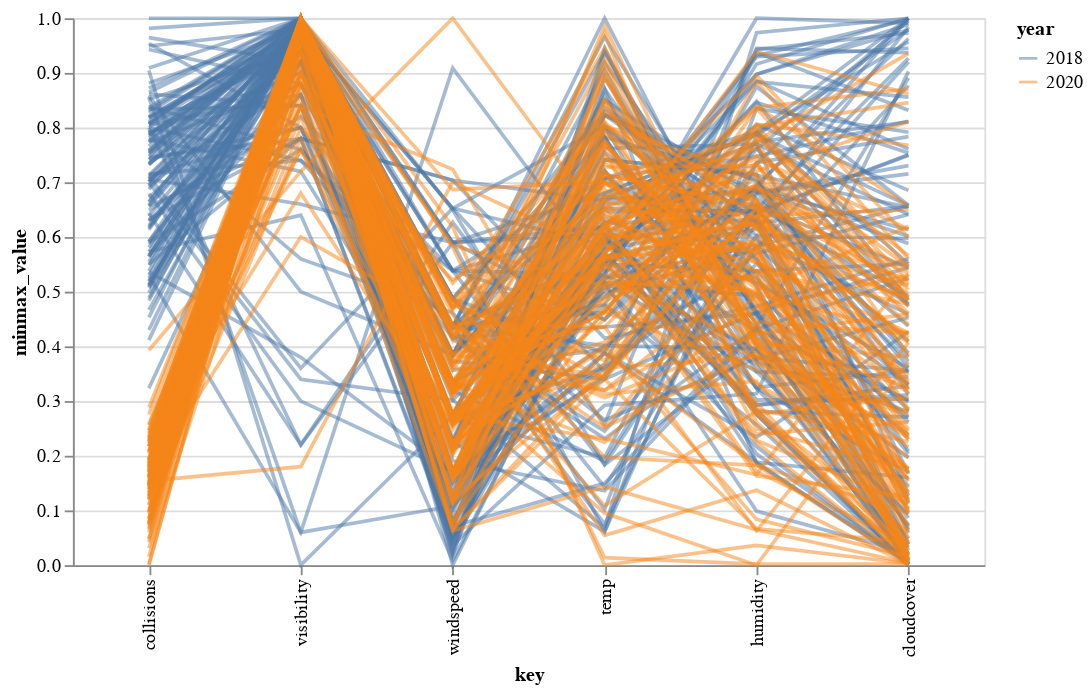

The notebook cell saved with this chart:
### Markdown cell above
The first problem we see is that each variable has a different range of values so we will normalize the data to be able to compare them.

### Code cell
alt.Chart(coll_weather).transform_window(
    index='count()'
).transform_fold(
    ['temp', 'windspeed', 'collisions', 'humidity', 'cloudcover', 'visibility']
).transform_joinaggregate(
     min='min(value)',
     max='max(value)',
     groupby=['key']
).transform_calculate(
    minmax_value=(datum.value-datum.min)/(datum.max-datum.min),
    mid=(datum.min+datum.max)/2
).mark_line().encode(
    x=alt.X('key:N', sort=custom_sort_order),
    y='minmax_value:Q',
    color='year:N',
    detail='index:N',
    opacity=alt.value(0.5)
).properties(width=500)

### Figure 1 — Vega-Lite specification as saved in the notebook (floating-point values rounded to 4 significant figures; data arrays with more than 128 entries replaced by an {"elided": "..."} marker saying what was removed)
{"config": {"view": {"continuousWidth": 300, "continuousHeight": 300}}, "data": {"name": "data-8b5876078716f2ebae27c2129db55dbc"}, "mark": {"type": "line"}, "encoding": {"color": {"field": "year", "type": "nominal"}, "detail": {"field": "index", "type": "nominal"}, "opacity": {"value": 0.5}, "x": {"field": "key", "sort": ["collisions", "visibility", "windspeed", "temp", "humidity", "cloudcover"], "type": "nominal"}, "y": {"field": "minmax_value", "type": "quantitative"}}, "transform": [{"window": [{"op": "count", "as": "index"}]}, {"fold": ["temp", "windspeed", "collisions", "humidity", "cloudcover", "visibility"]}, {"joinaggregate": [{"op": "min", "field": "value", "as": "min"}, {"op": "max", "field": "value", "as": "max"}], "groupby": ["key"]}, {"calculate": "((datum.value - datum.min) / (datum.max - datum.min))", "as": "minmax_value"}, {"calculate": "((datum.min + datum.max) / 2)", "as": "mid"}], "width": 500, "$schema": "https://vega.github.io/schema/vega-lite/v5.8.0.json", "datasets": {"data-8b5876078716f2ebae27c2129db55dbc": {"elided": "244 records"}}}
